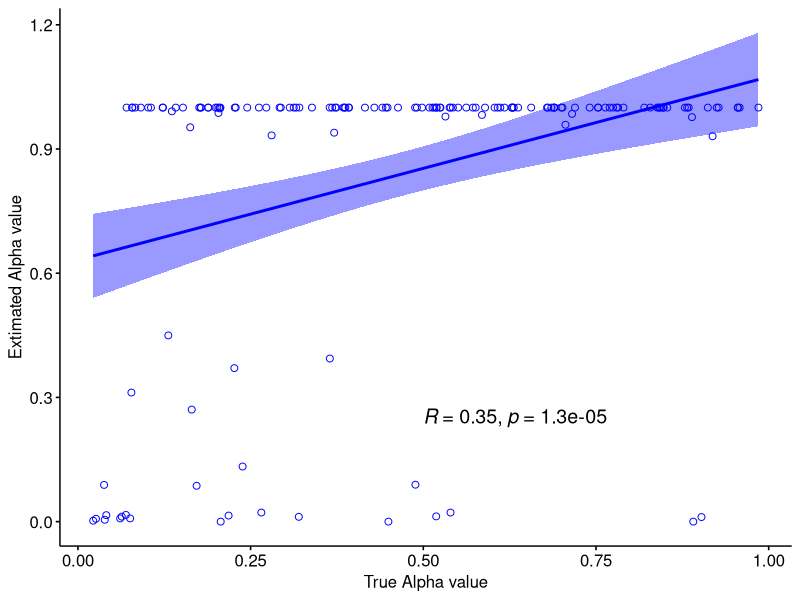
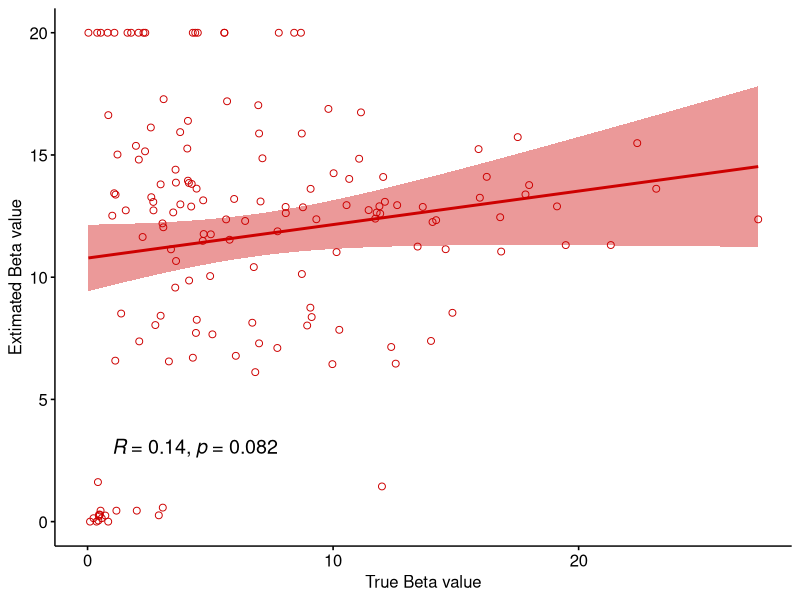
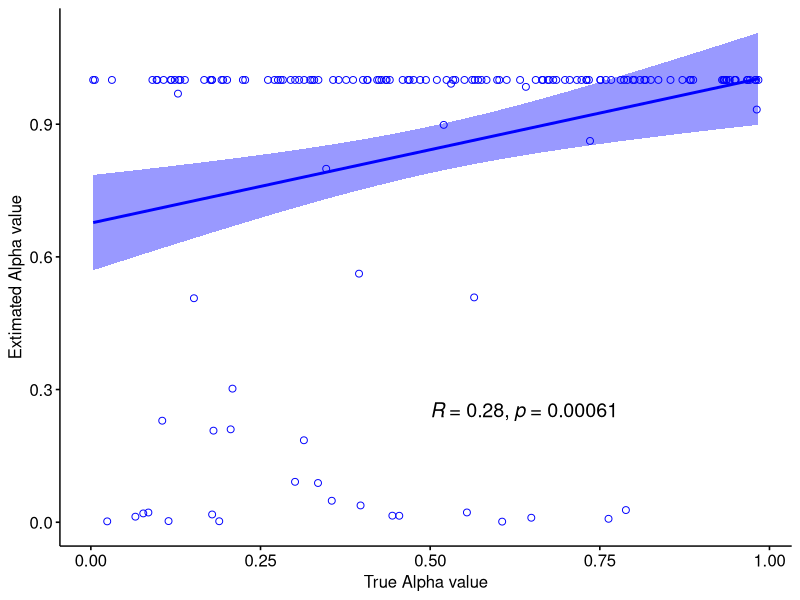
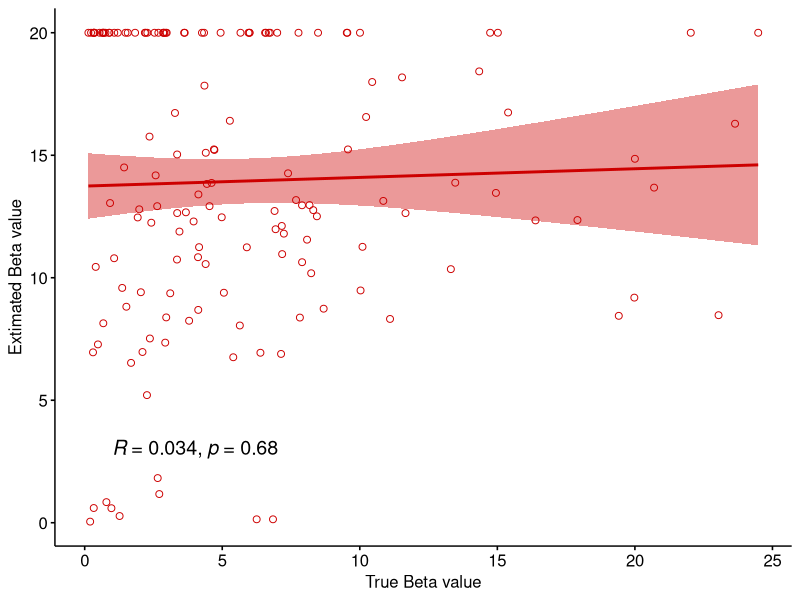
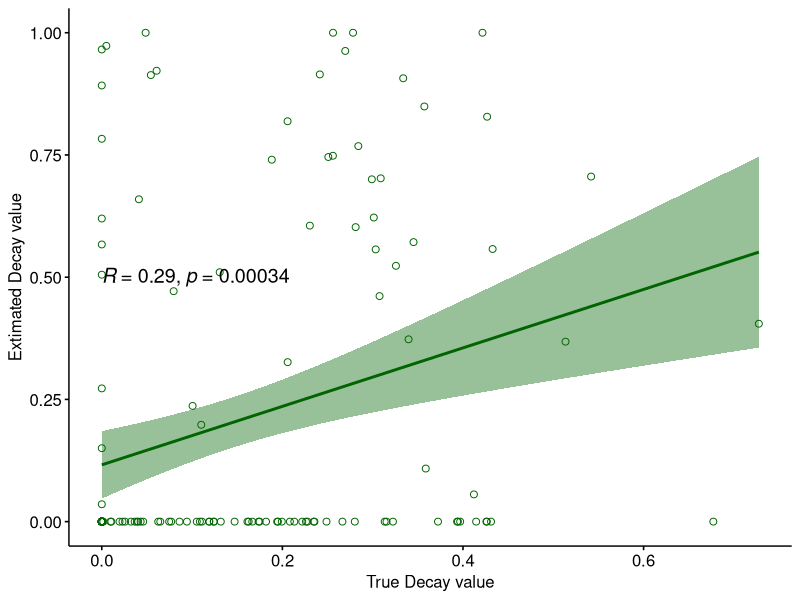
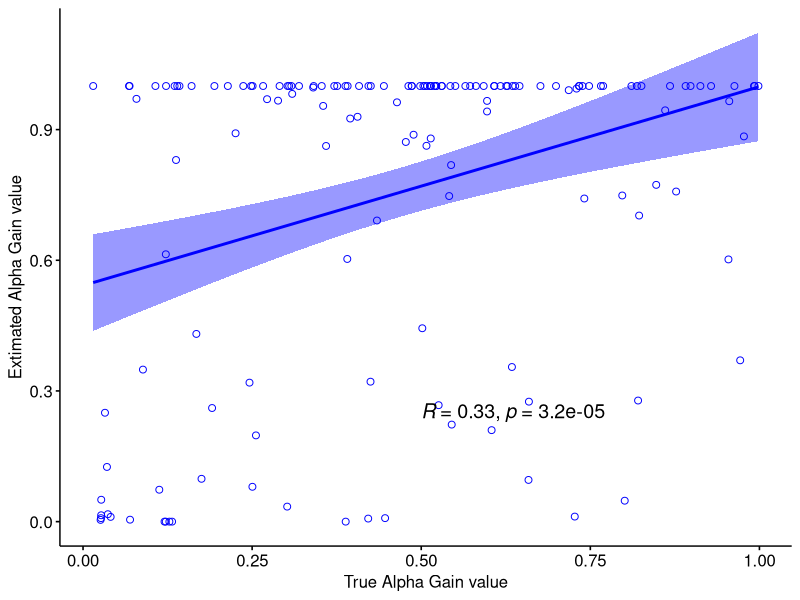
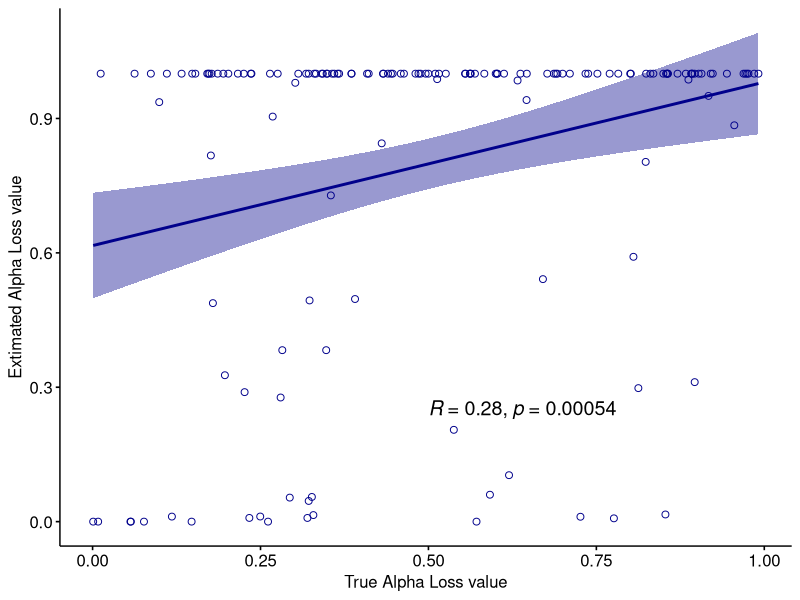
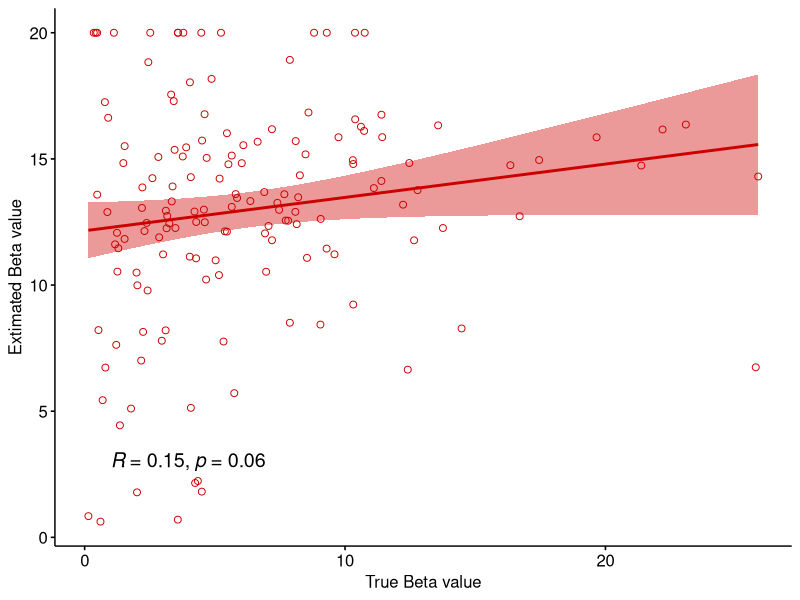

Write R code to recreate these figures, in order. (Note: this script raises an error after producing the figures.)
# model parameter recovery
# 3.11.21 kls

# init ####
# load required packages
library(here)
library(tidyverse)
library(ggpubr)

# load source functions

# set hard-coded variables

# baseline model - done ####
# read data in
bld <- read.csv(here::here('output', 'simulation', 'sim_baseline_model_data.csv'))
blf <- read.csv(here::here('output', 'simulation', 'b_fit2_b.csv'))
bld <- bld[which(bld$Trial == 1),] 
# clean up and merge 
bld <- rename(bld, trueBeta = Beta)
blf <- rename(blf, estBeta = beta)
bl <- merge(bld[5:6], blf, by = 'Subject')
rm(bld, blf)
# graph
bl_beta <- ggscatter(bl, x = 'trueBeta', y = 'estBeta', shape = 1, color = 'red3', 
          add = 'reg.line', conf.int = TRUE, 
          cor.coef = TRUE, cor.method = 'pearson', cor.coef.coord = c(1, 3), cor.coef.size = 5,
          xlab = 'True Beta value', ylab = 'Extimated Beta value')
rm(bl)

# 1a model - done ####
# read data in
ad <- read.csv(here::here('output', 'simulation', 'sim_1alpha_model_data.csv'))
af <- read.csv(here::here('output', 'simulation', 'a1_fit2_a1.csv'))
ad <- ad[which(ad$Trial == 1), ] # 1a model
# clean up and merge 
ad <- rename(ad, trueBeta = Beta, trueAlpha = Alpha)
af <- rename(af, estBeta = beta, estAlpha = alpha)
a1 <- merge(ad[5:7], af, by = 'Subject')
rm(ad, af)
#graph
a1_alpha <- ggscatter(a1, x = 'trueAlpha', y = 'estAlpha', shape = 1, color = 'blue', 
          add = 'reg.line', conf.int = TRUE, 
          cor.coef = TRUE, cor.method = 'pearson', cor.coef.coord = c(.5, .25), cor.coef.size = 5,
          xlab = 'True Alpha value', ylab = 'Extimated Alpha value')

a1_beta <- ggscatter(a1, x = 'trueBeta', y = 'estBeta', shape = 1, color = 'red3', 
          add = 'reg.line', conf.int = TRUE, 
          cor.coef = TRUE, cor.method = 'pearson', cor.coef.coord = c(1, 3), cor.coef.size = 5,
          xlab = 'True Beta value', ylab = 'Extimated Beta value')
rm(a1)

# 1a decay model - done ####
# read in data
add <- read.csv(here::here('output', 'simulation', 'sim_1alpha_decay_model_data.csv'))
add <- add[which(add$Trial == 1), ] # 1a decay model
adf <- read.csv(here::here('output', 'simulation', 'a1d_fit2_a1d.csv'))
# clean up and merge 
add <- rename(add, trueBeta = Beta, trueAlpha = Alpha, trueDecay = Decay)
adf <- rename(adf, estBeta = beta, estAlpha = alpha, estDecay = decay)
a1d <- merge(add[5:8], adf, by = 'Subject')
rm(add, adf)
# graph
a1d_alpha <- ggscatter(a1d, x = 'trueAlpha', y = 'estAlpha', shape = 1, color = 'blue', 
          add = 'reg.line', conf.int = TRUE, 
          cor.coef = TRUE, cor.method = 'pearson', cor.coef.coord = c(.5, .25), cor.coef.size = 5,
          xlab = 'True Alpha value', ylab = 'Extimated Alpha value')

a1d_beta <- ggscatter(a1d, x = 'trueBeta', y = 'estBeta', shape = 1, color = 'red3', 
          add = 'reg.line', conf.int = TRUE, 
          cor.coef = TRUE, cor.method = 'pearson', cor.coef.coord = c(1, 3), cor.coef.size = 5,
          xlab = 'True Beta value', ylab = 'Extimated Beta value')

a1d_decay <- ggscatter(a1d, x = 'trueDecay', y = 'estDecay', shape = 1, color = 'darkgreen', 
          add = 'reg.line', conf.int = TRUE, 
          cor.coef = TRUE, cor.method = 'pearson', cor.coef.coord = c(0, .5), cor.coef.size = 5,
          xlab = 'True Decay value', ylab = 'Extimated Decay value')
rm(a1d)

# 2a model - gain loss - done####
# read in data
gld <- read.csv(here::here('output', 'simulation', 'sim_2alpha_model_data.csv'))
gld <- gld[which(gld$Trial == 1), ] # 2a model
glf <- read.csv(here::here('output', 'simulation', 'a2_fit2_a2.csv'))
# clean up and merge
gld <- rename(gld, trueBeta = Beta, trueAlphaGain = Alpha_gain, trueAlphaLoss = Alpha_loss)
glf <- rename(glf, estBeta = beta, estAlphaGain = a_gain, estAlphaLoss = a_loss)
gldl <- merge(gld[c(5:8)], glf, by = 'Subject')
rm(gld, glf)

# graph
a2_alpha_gain <- ggscatter(gldl, x = 'trueAlphaGain', y = 'estAlphaGain', shape = 1, color = 'blue', 
          add = 'reg.line', conf.int = TRUE, 
          cor.coef = TRUE, cor.method = 'pearson', cor.coef.coord = c(.5, .25), cor.coef.size = 5,
          xlab = 'True Alpha Gain value', ylab = 'Extimated Alpha Gain value')

a2_alpha_loss <- ggscatter(gldl, x = 'trueAlphaLoss', y = 'estAlphaLoss', shape = 1, color = 'blue4', 
          add = 'reg.line', conf.int = TRUE, 
          cor.coef = TRUE, cor.method = 'pearson', cor.coef.coord = c(.5, .25), cor.coef.size = 5,
          xlab = 'True Alpha Loss value', ylab = 'Extimated Alpha Loss value')

a2_beta <- ggscatter(gldl, x = 'trueBeta', y = 'estBeta', shape = 1, color = 'red3', 
          add = 'reg.line', conf.int = TRUE, 
          cor.coef = TRUE, cor.method = 'pearson', cor.coef.coord = c(1, 3), cor.coef.size = 5,
          xlab = 'True Beta value', ylab = 'Extimated Beta value')
rm(gldl)

# 2a decay model ####
# read in data
gldd <- read.csv(here::here('output', 'simulation', 'sim_2alpha_decay_model_data.csv'))
gldd <- gldd[which(gldd$Trial == 1),] # 2a with decay
gldf <- read.csv(here::here('output', 'simulation', 'a2d_fit2_a2d.csv'))
# clean up and merge
gldd <- rename(gldd, trueBeta = Beta, trueAlphaGain = Alpha_gain, trueAlphaLoss = Alpha_loss, trueDecay = Decay)
gldf <- rename(gldf, estBeta = beta, estAlphaGain = a_gain, estAlphaLoss = a_loss, estDecay = decay)
gldl <- merge(gldd[c(5:9)], gldf, by = 'Subject')
rm(gldd, gldf)
# graph
a2d_alpha_gain <- ggscatter(gldl, x = 'trueAlphaGain', y = 'estAlphaGain', shape = 1, color = 'blue', 
          add = 'reg.line', conf.int = TRUE, 
          cor.coef = TRUE, cor.method = 'pearson', cor.coef.coord = c(.5, .25), cor.coef.size = 5,
          xlab = 'True Alpha Gain value', ylab = 'Extimated Alpha Gain value')

a2d_alpha_loss <- ggscatter(gldl, x = 'trueAlphaLoss', y = 'estAlphaLoss', shape = 1, color = 'blue4', 
          add = 'reg.line', conf.int = TRUE, 
          cor.coef = TRUE, cor.method = 'pearson', cor.coef.coord = c(.5, .25), cor.coef.size = 5,
          xlab = 'True Alpha Loss value', ylab = 'Extimated Alpha Loss value')

a2d_beta <- ggscatter(gldl, x = 'trueBeta', y = 'estBeta', shape = 1, color = 'red3', 
          add = 'reg.line', conf.int = TRUE, 
          cor.coef = TRUE, cor.method = 'pearson', cor.coef.coord = c(1, 3), cor.coef.size = 5,
          xlab = 'True Beta value', ylab = 'Extimated Beta value')

a2d_decay <- ggscatter(gldl, x = 'trueDecay', y = 'estDecay', shape = 1, color = 'darkgreen', 
          add = 'reg.line', conf.int = TRUE, 
          cor.coef = TRUE, cor.method = 'pearson', cor.coef.coord = c(0, .5), cor.coef.size = 5,
          xlab = 'True Decay value', ylab = 'Extimated Decay value')

rm(gldl)

# 2a prior model ####
# read in data
glpd <- read.csv(here::here('output', 'simulation', 'sim_2alpha_with_priors_model_data.csv'))
glpd <- glpd[which(glpd$Trial == 1),] # 2a with priors
glpf <- read.csv(here::here('output', 'simulation', 'a2p_fit2_a2p.csv'))
# clean up and merge
glpd <- rename(glpd, trueBeta = Beta, trueAlphaGain = Alpha_gain, trueAlphaLoss = Alpha_loss, trueIProbA = iProbA, 
               trueIProbB = iProbB, trueIProbC = iProbC)
glpf <- rename(glpf, estBeta = beta, estAlphaGain = a_gain, estAlphaLoss = a_loss, estIProbA = iProbA, estIProbB = iProbB, 
               estIProbC = iProbC)
glpl <- merge(glpd[c(6, 1:3, 9:11)], glpf, by = 'Subject')
rm(glpd, glpf)
# graph
a2p_alpha_gain <- ggscatter(glpl, x = 'trueAlphaGain', y = 'estAlphaGain', shape = 1, color = 'blue', 
                           add = 'reg.line', conf.int = TRUE, 
                           cor.coef = TRUE, cor.method = 'pearson', cor.coef.coord = c(.5, .25), cor.coef.size = 5,
                           xlab = 'True Alpha Gain value', ylab = 'Extimated Alpha Gain value')

a2p_alpha_loss <- ggscatter(glpl, x = 'trueAlphaLoss', y = 'estAlphaLoss', shape = 1, color = 'blue4', 
                           add = 'reg.line', conf.int = TRUE, 
                           cor.coef = TRUE, cor.method = 'pearson', cor.coef.coord = c(.5, .25), cor.coef.size = 5,
                           xlab = 'True Alpha Loss value', ylab = 'Extimated Alpha Loss value')

a2p_beta <- ggscatter(glpl, x = 'trueBeta', y = 'estBeta', shape = 1, color = 'red3', 
                     add = 'reg.line', conf.int = TRUE, 
                     cor.coef = TRUE, cor.method = 'pearson', cor.coef.coord = c(1, 3), cor.coef.size = 5,
                     xlab = 'True Beta value', ylab = 'Extimated Beta value')

a2p_iprobA <- ggscatter(glpl, x = 'trueIProbA', y = 'estIProbA', shape = 1, color = 'orange', 
                        add = 'reg.line', conf.int = TRUE, 
                        cor.coef = TRUE, cor.method = 'pearson', cor.coef.coord = c(.5, .25), cor.coef.size = 5,
                        xlab = 'True initial Prob A value', ylab = 'Extimated initial Prob A value')

a2p_iprobB <- ggscatter(glpl, x = 'trueIProbB', y = 'estIProbB', shape = 1, color = 'orange', 
                        add = 'reg.line', conf.int = TRUE, 
                        cor.coef = TRUE, cor.method = 'pearson', cor.coef.coord = c(.5, .25), cor.coef.size = 5,
                        xlab = 'True initial Prob B value', ylab = 'Extimated initial Prob B value')
a2p_iprobC <- ggscatter(glpl, x = 'trueIProbC', y = 'estIProbC', shape = 1, color = 'orange', 
                        add = 'reg.line', conf.int = TRUE, 
                        cor.coef = TRUE, cor.method = 'pearson', cor.coef.coord = c(.5, .25), cor.coef.size = 5,
                        xlab = 'True initial Prob C value', ylab = 'Extimated initial Prob C value')

rm(glpl)




